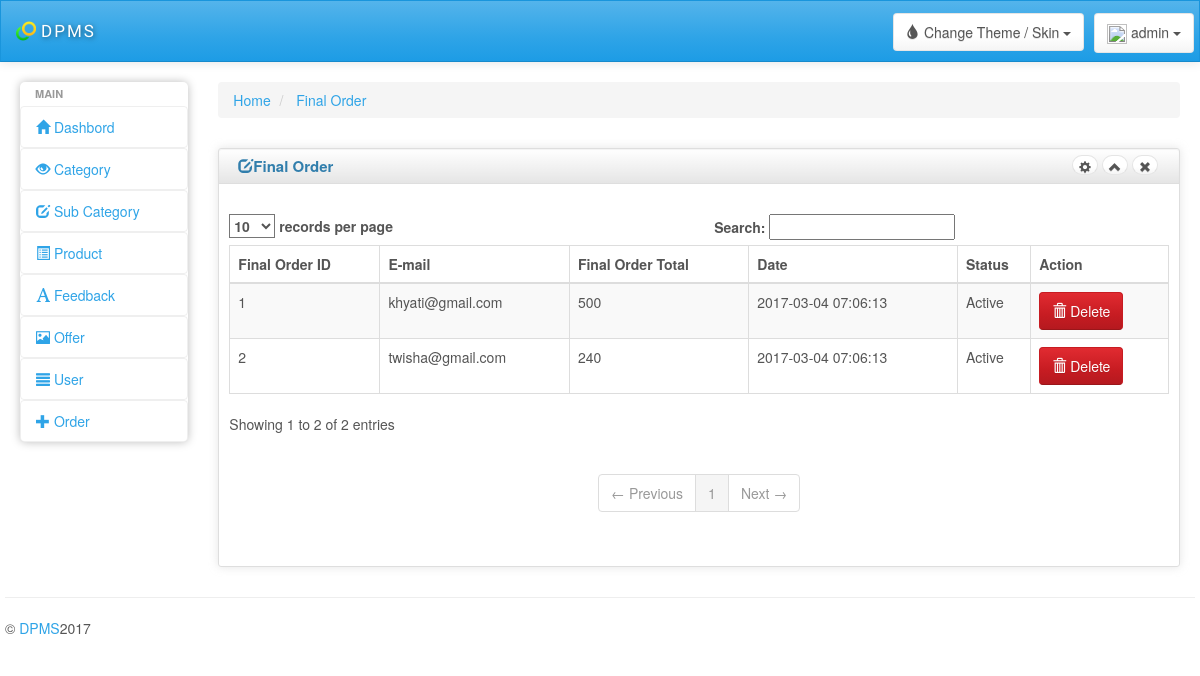
Page /Admin/final_order.php (signed in) on the committed database.
### tables this page shows
CREATE TABLE `final_order_tb` (
  `fo_id` int(11) NOT NULL AUTO_INCREMENT,
  `fo_email` varchar(50) NOT NULL,
  `fo_total` int(11) NOT NULL,
  `date` timestamp NOT NULL DEFAULT CURRENT_TIMESTAMP ON UPDATE CURRENT_TIMESTAMP,
  `fo_status` varchar(20) NOT NULL DEFAULT 'Active',
  PRIMARY KEY (`fo_id`)
);

### Admin/final_order.php (the view, shortened to what this page needs)
<?php
include_once("connection.php");
?>
<!DOCTYPE html>
<html lang="en">
<head>
   <?php include_once("link.php"); ?>
</head>
<body>
    <div class="navbar navbar-default" role="navigation">
<?php include_once("header.php");?>
    </div>
<div class="ch-container">
    <div class="row">
        <div class="col-sm-2 col-lg-2">
            <?php include_once("side_bar.php");?>
        </div>
        <div id="content" class="col-lg-10 col-sm-10">
            <div>
    <ul class="breadcrumb">
        <li>
            <a href="#">Home</a>
        </li>
        <li>
            <a href="#">Final Order</a>
        </li>
    </ul>
</div>
<div class="row">
<div class="box col-md-12">
        <div class="box-inner">
            <div class="box-header well" data-original-title="">
                <h2><i class="glyphicon glyphicon-edit"></i>Final Order</h2>
                <div class="box-icon">
                    <a href="#" class="btn btn-setting btn-round btn-default"><i
                            class="glyphicon glyphicon-cog"></i></a>
                    <a href="#" class="btn btn-minimize btn-round btn-default"><i
                            class="glyphicon glyphicon-chevron-up"></i></a>
                    <a href="#" class="btn btn-close btn-round btn-default"><i
                            class="glyphicon glyphicon-remove"></i></a>
                </div>
            </div>
            <div class="box-content">
                <br/>
	<div>
	<table class="table table-striped table-bordered bootstrap-datatable datatable responsive">
    <thead>
    <tr>
        <th>Final Order ID</th>
        <th>E-mail</th>
        <th>Final Order Total</th>
		<th>Date</th>
		<th>Status</th>
        <th>Action</th>
    </tr>
    </thead>
    <tbody>
	<?php
	$a = "select * from final_order_tb";
	$b =$con->query($a);
	foreach($b as $c)
	{
	?>
    <tr>
        <td><?php echo $c["fo_id"];?></td>
		<td class="center"><?php echo $c["fo_email"];?></td>
		<td class="center"><?php echo $c["fo_total"];?></td>
		<td class="center"><?php echo $c["date"];?></td>
		<td class="center"><?php echo $c["fo_status"];?></td>
        <td class="center">
            <a class="btn btn-danger" href="final_order.php?delt=<?php echo $c["fo_id"];?>">
                <i class="glyphicon glyphicon-trash icon-white"></i>
                Delete
            </a>
        </td>
    </tr>
	<?php } ?>
    </tbody>
    </table>
	</div>
            </div>
        </div>
    </div>
	</div>
</div>
    <hr>
    <footer class="row">
        <?php include_once("footer.php");?>
    </footer>
</div>
</body>
</html>

### Admin/css/charisma-app.css (style rules this page uses)
.ch-container { padding: 0 15px; }
.box { margin-top: 10px; margin-bottom: 10px; }
.box-inner { border: 1px solid #DEDEDE; border-radius: 3px; -webkit-border-radius: 3px; -moz-border-radius: 3px; box-shadow: 0 0 10px rgba(189, 189, 189, 0.4); -webkit-box-shadow: 0 0 10px rgba(189, 189, 189, 0.4); -moz-box-shadow: 0 0 10px rgba(189, 189, 189, 0.4); }
.box-header { border: none; padding-top: 5px; border-bottom: 1px solid #DEDEDE; border-radius: 3px 3px 0 0; -webkit-border-radius: 3px 3px 0 0; -moz-border-radius: 3px 3px 0 0; height: 35px; min-height: 35px !important; margin-bottom: 0; font-weight: bold; font-size: 16px; background: -moz-linear-gradient(top, rgba(255, 255, 255, 0) 0%, rgba(0, 0, 0, 0.1) 100%); background: -webkit-gradient(linear, left top, left bottom, color-stop(0%, rgba(255, 255, 255, 0)), color-stop(100%, rgba(0, 0, 0, 0.1))); background: -webkit-linear-gradient(top, rgba(255, 255, 255, 0) 0%, rgba(0, 0, 0, 0.1) 100%); background: -o-linear-gradient(top, rgba(255, 255, 255, 0) 0%, rgba(0, 0, 0, 0.1) 100%); background: -ms-linear-gradient(top, rgba(255, 255, 255, 0) 0%, rgba(0, 0, 0, 0.1) 100%); background: linear-gradient(to bottom, rgba(255, 255, 255, 0) 0%, rgba(0, 0, 0, 0.1) 100%); filter: progid:DXImageTransform.Microsoft.gradient(startColorstr='#00ffffff', endColorstr='#1a000000', GradientType=0); }
.box-header h2 { font-size: 15px; width: auto; clear: none; float: left; line-height: 25px; white-space: nowrap; font-weight: bold; margin-top: 0; margin-bottom: 0; }
.box-header h2 > i { margin-top: 1px; }
.box-icon { float: right; }
.box-icon a { clear: none; float: left; margin: 0 2px; height: 20px; width: 5px; margin-top: 1px; }
.box-icon a i { margin-left: -6px; top: -1px; }
.box-content { padding: 10px; }
.btn-round { border-radius: 40px; -webkit-border-radius: 40px; -moz-border-radius: 40px; font-size: 12px; padding-top: 4px; }
footer { clear: both; }
.navbar { border-radius: 0; }
@media only screen and (min-width: 980px) { a, button, input[type=submit], input[type=button], .product-img { -webkit-transition: .5s; -moz-transition: .5s; -ms-transition: .5s; -o-transition: .5s; transition: .5s; } }
@media only screen and (min-width: 980px) { .ch-container { padding: 0 20px; } }

### Admin/bower_components/responsive-tables/responsive-tables.css (style rules this page uses)
table th { font-weight: bold; }
table td, table th { padding: 9px 10px; text-align: left; }

### rows in the picture
final_order_tb: fo_id "1", fo_email "khyati@gmail.com", fo_total "500", date "2017-03-04 07:06:13", fo_status "Active"
final_order_tb: fo_id "2", fo_email "twisha@gmail.com", fo_total "240", date "2017-03-04 07:06:13", fo_status "Active"

### other values in the picture
$_SESSION["login"] "admin"
